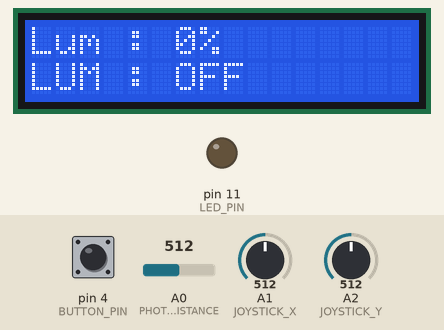
Bench run of a sketch on a simulated Arduino Uno, built with avr-gcc and run on an emulated ATmega328P. Parts: 16×2 character LCD, output pins drawn as LEDs (lit = HIGH). The test bench sets the inputs (shaded band); at power-on: pin 4 (BUTTON_PIN) HIGH, A0 (PHOTORESISTANCE) = 512, A1 (JOYSTICK_X) = 512, A2 (JOYSTICK_Y) = 512. What the sketch prints to the serial monitor is not drawn.

Above: at 4.2 s.
4.3 s: pin 4 (BUTTON_PIN) pulled LOW for 0.15 s
At 5.2 s:
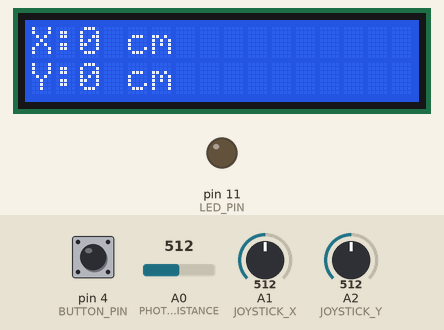
7.4 s: pin 4 (BUTTON_PIN) pulled LOW for 0.15 s
At 8.09 s:
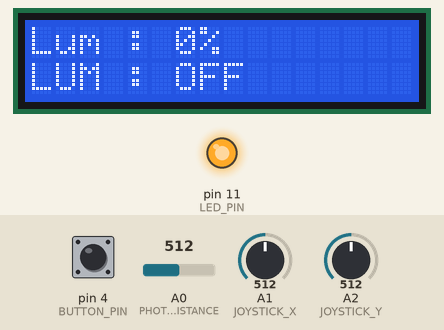
8.1 s: A0 (PHOTORESISTANCE) set to 716
At 9.0 s:
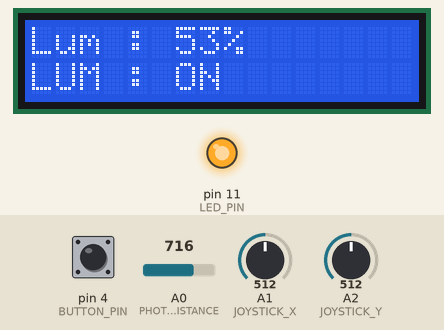
11.1 s: A0 (PHOTORESISTANCE) set to 900
At 12.0 s:
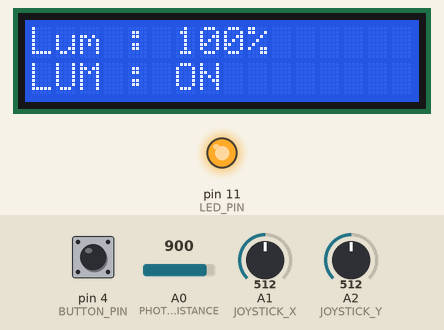
14.1 s: A0 (PHOTORESISTANCE) set to 511
At 15.4 s:
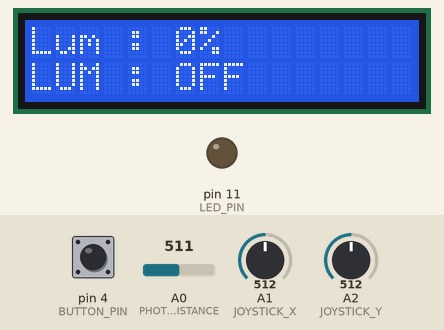
17.1 s: pin 4 (BUTTON_PIN) pulled LOW for 0.15 s
At 20.4 s:
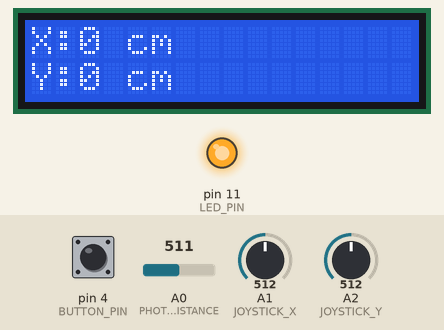
Timing chart, 0 to 21.2 s (numbered marks = the images above; inputs shaded):
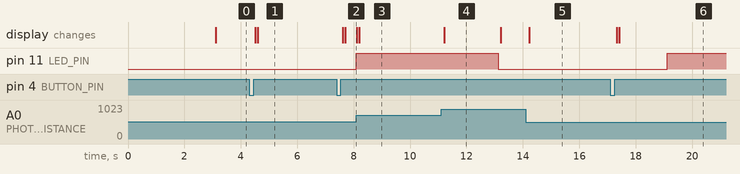

The sketch:

0sx_labo_03.ino
```cpp
#include "OneButton.h"
#include <LCD_I2C.h>

#define PHOTORESISTANCE A0
#define JOYSTICK_X      A1
#define JOYSTICK_Y      A2
#define BUTTON_PIN      4
#define LED_PIN         11

const int LUM_MIN = 513;
const int LUM_MAX = 893;
const int LUM_SEUIL = 50;

const unsigned long DELAI_PHARES = 5000;
const unsigned long INTERVAL_SERIE = 100;
const unsigned long INTERVAL_LCD = 100;

const int JOYSTICK_MIN = 0;
const int JOYSTICK_MAX = 1023;
const int VITESSE_MAP_MIN = -100;
const int VITESSE_MAP_MAX = 100;

const float POSITION_MIN = -100.0;
const float POSITION_MAX = 100.0;


typedef enum {
  TASK_CAPTEUR,
  TASK_JOYSTICK
} Tasks;

OneButton button(BUTTON_PIN, true, true);
LCD_I2C lcd(0x27, 16, 2);

// ---------- VARIABLES GLOBALES ----------
Tasks currentTask = TASK_CAPTEUR;

// État système
bool etatPhares = false;

// Timers
unsigned long tempsPrecedentSerie = 0;
unsigned long tempsPrecedentLCD = 0;
unsigned long tempsPrecedentJoystick = 0;

unsigned long debutSousSeuil = 0;
unsigned long debutAuDessusSeuil = 0;

// Position joystick
float posX = 0.0;
float posY = 0.0;

int valXBrut = 0;
int valYBrut = 0;

// Caractère personnalisé LCD
byte custom85[8] = {
  0b11100,
  0b10100,
  0b11111,
  0b10100,
  0b11111,
  0b00001,
  0b00001,
  0b00111,
};


//void myClickFunction();
//void afficherPageCapteur();
//void afficherPageJoystick();
//void mettreAJourJoystick();
//void mettreAJourEclairage();
//void affichageSerie();
//int lirePourcentageLuminosite();
//int lireValX();
//int lireValY();


void allumage() {
  lcd.begin();
  lcd.backlight();
  lcd.createChar(0, custom85);

  lcd.setCursor(0, 0);
  lcd.print("ACHAMOU");

  lcd.setCursor(0, 1);
  lcd.write(byte(0));

  lcd.setCursor(14, 1);
  lcd.print("85");

  delay(3000);
  lcd.clear();
}

int lireValX() {
  return analogRead(JOYSTICK_X);
}

int lireValY() {
  return analogRead(JOYSTICK_Y);
}

int lirePourcentageLuminosite() {
  int valeurBrute = analogRead(PHOTORESISTANCE);

  int pourcentage = map(valeurBrute, LUM_MIN, LUM_MAX, 0, 100);

  if (pourcentage < 0) {
    pourcentage = 0;
  }

  if (pourcentage > 100) {
    pourcentage = 100;
  }

  return pourcentage;
}

void mettreAJourEclairage() {
  int pourcentageLuminosite = lirePourcentageLuminosite();
  unsigned long maintenant = millis();

  if (pourcentageLuminosite < LUM_SEUIL) {
    if (debutSousSeuil == 0) {
      debutSousSeuil = maintenant;
    }

    debutAuDessusSeuil = 0;

    if (!etatPhares && (maintenant - debutSousSeuil >= DELAI_PHARES)) {
      etatPhares = true;
      digitalWrite(LED_PIN, HIGH);
    }
  }
  else if (pourcentageLuminosite > LUM_SEUIL) {
    if (debutAuDessusSeuil == 0) {
      debutAuDessusSeuil = maintenant;
    }

    debutSousSeuil = 0;

    if (etatPhares && (maintenant - debutAuDessusSeuil >= DELAI_PHARES)) {
      etatPhares = false;
      digitalWrite(LED_PIN, LOW);
    }
  }
  else {
    debutSousSeuil = 0;
    debutAuDessusSeuil = 0;
  }
}

void mettreAJourJoystick() {
  unsigned long maintenant = millis();
  float deltaT = (maintenant - tempsPrecedentJoystick) / 1000.0;

  tempsPrecedentJoystick = maintenant;

  valXBrut = lireValX();
  valYBrut = lireValY();

  float vitesseX = map(valXBrut, JOYSTICK_MIN, JOYSTICK_MAX, VITESSE_MAP_MIN, VITESSE_MAP_MAX) / 10.0;
  float vitesseY = map(valYBrut, JOYSTICK_MIN, JOYSTICK_MAX, VITESSE_MAP_MIN, VITESSE_MAP_MAX) / 10.0;

  posX += vitesseX * deltaT;
  posY += vitesseY * deltaT;

  if (posX > POSITION_MAX) posX = POSITION_MAX;
  if (posX < POSITION_MIN) posX = POSITION_MIN;

  if (posY > POSITION_MAX) posY = POSITION_MAX;
  if (posY < POSITION_MIN) posY = POSITION_MIN;
}

void afficherPageCapteur() {
  int pourcentageLuminosite = lirePourcentageLuminosite();

  lcd.setCursor(0, 0);
  lcd.print("Lum : ");
  lcd.print(pourcentageLuminosite);
  lcd.print("%   ");

  lcd.setCursor(0, 1);
  lcd.print("LUM : ");
  if (etatPhares) {
    lcd.print("ON ");
  } else {
    lcd.print("OFF");
  }
  lcd.print("        ");
}

void afficherPageJoystick() {
  lcd.setCursor(0, 0);
  lcd.print("X:");
  lcd.print((int)posX);
  lcd.print(" cm     ");

  lcd.setCursor(0, 1);
  lcd.print("Y:");
  lcd.print((int)posY);
  lcd.print(" cm     ");
}

void myClickFunction() {
  lcd.clear();

  if (currentTask == TASK_CAPTEUR) {
    currentTask = TASK_JOYSTICK;
  } else {
    currentTask = TASK_CAPTEUR;
  }

  Serial.println(currentTask);
}

void affichageSerie() {
  Serial.print("etd:2349185,x:");
  Serial.print(valXBrut);
  Serial.print(",y:");
  Serial.print(valYBrut);
  Serial.print(",sys:");
  Serial.println(etatPhares ? 1 : 0);
}


void setup() {
  pinMode(LED_PIN, OUTPUT);
  digitalWrite(LED_PIN, LOW);

  Serial.begin(115200);
  button.attachClick(myClickFunction);

  allumage();

  tempsPrecedentJoystick = millis();
}

void loop() {
  unsigned long currentTime = millis();

  button.tick();

  mettreAJourEclairage();
  mettreAJourJoystick();


  if (currentTime - tempsPrecedentSerie >= INTERVAL_SERIE) {
    tempsPrecedentSerie = currentTime;
    affichageSerie();
  }


  if (currentTime - tempsPrecedentLCD >= INTERVAL_LCD) {
    tempsPrecedentLCD = currentTime;

    switch (currentTask) {
      case TASK_CAPTEUR:
        afficherPageCapteur();
        break;

      case TASK_JOYSTICK:
        afficherPageJoystick();
        break;
    }
  }
}
```

Measured:
- after the input at 4.3 s, the display: first changes after 0.22 s (image 1 shows a later state)
- after the input at 7.4 s, the display: first changes after 0.22 s (image 2 shows a later state)
- after the input at 8.1 s, the display: first differs from a run without the input after 0.10 s (image 3)
- after the input at 11.1 s, the display: changes after 0.12 s (image 4)
- after the input at 14.1 s, the display: changes after 0.12 s (image 5)
- after the input at 17.1 s, the display: first changes after 0.22 s (image 6 shows a later state)
- what the display in image 4 shows lasts 2.0 s, from 11.2 s to 13.2 s
